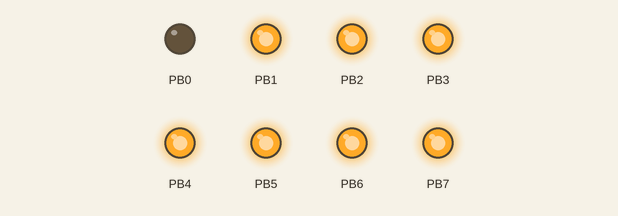
Recording of a program running on a simulated ATmega32, built with avr-gcc and emulated at 8 MHz. Parts: output pins drawn as LEDs (lit = HIGH).

Above: at 0.5 s.
At 2.5 s:
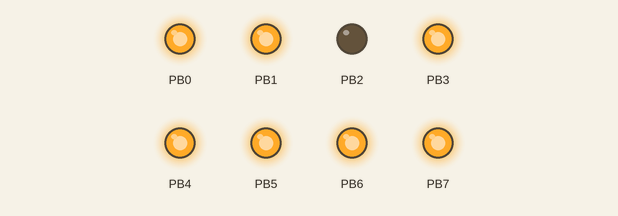
At 3.5 s:
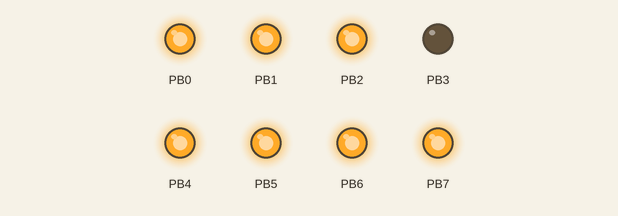
At 4.5 s:
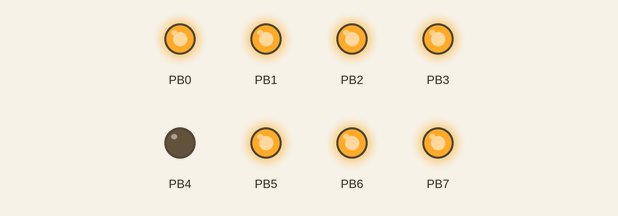
At 6.5 s:
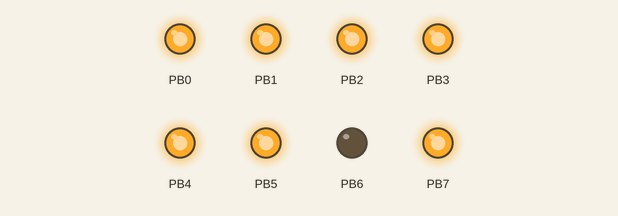
At 9.5 s:
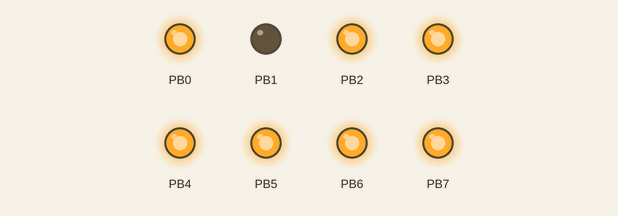
Timing chart, 0 to 10.4 s (numbered marks = the images above):
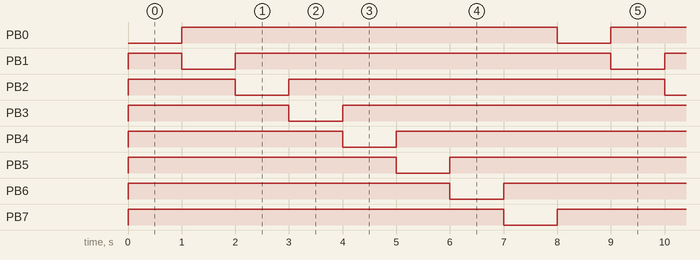

Measured:
- by itself, PB0, PB7: alternates HIGH for 7.0 s and LOW for 1.0 s
- by itself, PB1–6: repeats every 8.0 s: LOW 1.0 s, HIGH 7.0 s
- by itself, everything shown: repeats every 8.0 s, in 8 steps

The program:

main.c
```c
#include <avr/io.h>
#define F_CPU 8000000UL
#include <util/delay.h>


int main(void)
{
	/*
	// Task 1: Make a program which outputs Binary numbers from 00000000 to 11111111 on port B, each number is displayed 500ms.

	DDRB = 0xFF;

    while (1)
    {
		for (unsigned char i=0; i<256; i++)
		{
			PORTB = ~(0xff & i);
			_delay_ms(500);
		}
    }
	*/

	/*
	// Task 2: Make a program which outputs BCD numbers from 0 to 99 on port B. When displaying numbers from 0 to 9, the higher 4 LEDs should be OFF
	DDRB = 0xFF;

	while (1)
	{
		for (unsigned char i=0; i<256; i++)
		{
			unsigned char low = i%10;
			unsigned char high = i/10;

			unsigned char bcd = 0x00 | low | (high <<4);

			PORTB = ~bcd;
			_delay_ms(1000);
		}
	}
	*/

	// Task 3: Make a program to flush the LEDs from PB0 to PB7 and repeat, as following figure.
	DDRB = 0xFF;

	while (1)
	{
		for (unsigned char i=0; i<8; i++)
		{
			PORTB = ~(1 << i);
			_delay_ms(1000);
		}
	}
}
```
